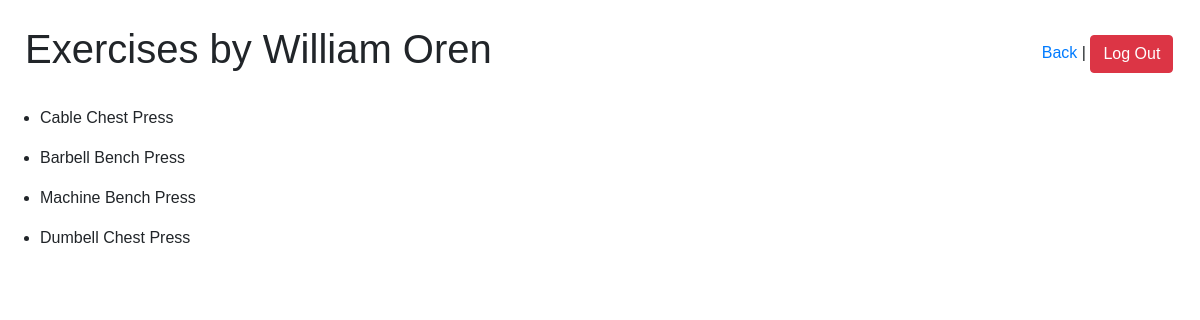
The app's page /profile/1 with its own data.
### login_and_registration_app/models.py (models this page shows)
class User(models.Model):
    first_name=models.CharField(max_length=255)
    last_name=models.CharField(max_length=255)
    email=models.EmailField(max_length=255)
    password=models.CharField(max_length=255)
    created_at=models.DateTimeField(auto_now_add=True)
    updated_at=models.DateTimeField(auto_now=True)
    objects=UserManager()

class Exercise(models.Model):
    name=models.CharField(max_length=255)
    muscle_group=models.CharField(max_length=255)
    equipment=models.CharField(max_length=255)
    user=models.ForeignKey(User, related_name='exercises', on_delete=models.CASCADE)
    likes=models.ManyToManyField(User, related_name='liked_exercises')
    created_at=models.DateTimeField(auto_now_add=True)
    updated_at=models.DateTimeField(auto_now=True)
    objects=ExerciseManager()

### login_and_registration_app/views.py (the view)
# urls.py: path('profile/<int:id>', views.profile),
def profile(request, id):
    context = {
        'profile_exercises': Exercise.objects.filter(user_id=id),
        'user': User.objects.get(id=id),
    }
    return render(request, 'profile.html', context)

### login_and_registration_app/templates/profile.html (shortened to what this page needs)
<!DOCTYPE html>
<html lang="en">
<head>
    <link rel="stylesheet" href="https://cdn.jsdelivr.net/npm/bootstrap@4.6.0/dist/css/bootstrap.min.css"
>
    {% load static %}
    <link rel="stylesheet" href="{% static 'css/exercise_style.css' %}">
</head>
<body>
    <div id='container'>
        <div id='header'>
            <h1>Exercises by {{ user.first_name }} {{user.last_name}}</h1>
            <div class='links'>
                <a href="/exercises">Back</a> |
                <a class="btn btn-danger" role="button" href='/users/logout'>Log Out</a>
            </div>
        </div>
        {% for exercise in profile_exercises %}
        <div id='users_exercises'>
            <ul>
                <li>
                    <p>{{exercise.name}}</p>
                </li>
            </ul>
        </div>
        {% endfor %}
    </div>
</body>
</html>

### login_and_registration_app/static/css/exercise_style.css (style rules this page uses)
* { padding: 0px; margin: 0px; font-family: sans-serif; }
#header { padding: 25px; display: flex; }
.links { margin: 10px 0px 0px 550px; }
#users_exercises { width: 500px; margin-left: 40px; }

### records on screen
User: first_name "William", last_name "Oren"
Exercise: name "Cable Chest Press"
Exercise: name "Barbell Bench Press"
Exercise: name "Machine Bench Press"
Exercise: name "Dumbell Chest Press"
